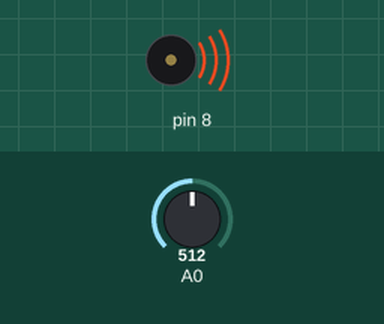
Simulated run of this sketch. Board: Arduino Uno, built with avr-gcc and run on an emulated ATmega328P. Shown: buzzer (waves = sounding). Inputs (shaded band) come from the test bench; at power-on: A0 = 512. What the sketch prints to the serial monitor is not drawn.

Above: at 0.05 s.
Timing chart, 0 to 3.0 s (numbered marks = the images above):
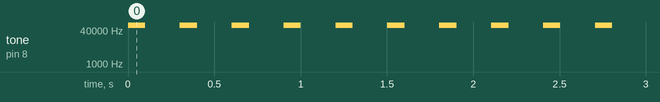

The sketch:

speaker.ino
```cpp
void setup() {
  // put your setup code here, to run once:
  Serial.begin(9600);
}

void loop() {
  // put your main code here, to run repeatedly:
  int light = analogRead(A0);
  int hertz = map(light,0,500,1000,0);
  tone(8,hertz,100);
  delay(100);
  noTone(8);
  Serial.println(light);
  Serial.println(hertz);
  delay(200);

}
```

Measured:
- by itself, tone on pin 8: alternates 65512 Hz for 0.10 s and silent for 0.20 s
